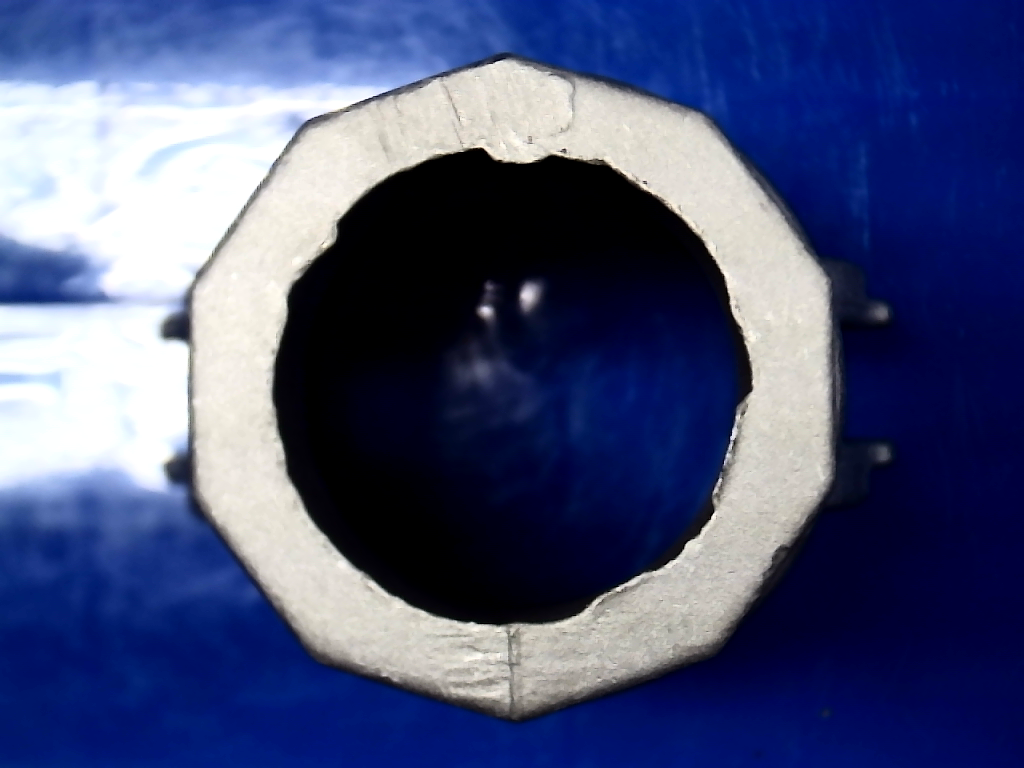
//> input picture VisionMethodRecord/wp_000.bmp, 1024 x 768 px
$ ./Filter   (built with g++ and OpenCV 4)
//> lines starting //> are read from the running program, lines starting //| are printed output that depends on the picture
### VisionMethodRecord/stdafx.h
// stdafx.h : 标准系统包含文件的包含文件，
// 或是经常使用但不常更改的
// 特定于项目的包含文件
//

#pragma once

#include "targetver.h"

#include <stdio.h>
#include <tchar.h>


// TODO:  在此处引用程序需要的其他头文件

### VisionMethodRecord/Filter.cpp
// Filter.cpp : 定义控制台应用程序的入口点。
//不同种类的滤波器

#include "stdafx.h"
#include "opencv2/imgproc/imgproc.hpp"
#include "opencv2/highgui/highgui.hpp"

using namespace std;
using namespace cv;

/// 全局变量
int DELAY_CAPTION = 1500;
int DELAY_BLUR = 100;
int MAX_KERNEL_LENGTH = 31;

Mat src; Mat dst;
char window_name[] = "Filter Demo 1";

/// 函数申明
int display_caption(char* caption);
int display_dst(int delay);

/**
*  main 函数
*/
int main(int argc, char** argv)
{
	namedWindow(window_name, CV_WINDOW_AUTOSIZE);

	/// 载入原图像
	src = imread("wp_000.bmp", 1);
//> src is the input picture: 768 rows x 1024 cols, CV_8UC3; mean B, G, R 122.3, 82.8, 74.1

	//if (display_caption("Original Image") != 0) { return 0; }

	//dst = src.clone();
	//if (display_dst(DELAY_CAPTION) != 0) { return 0; }

	/// 使用 均值平滑
	if (display_caption("Homogeneous Blur") != 0) { return 0; }

	for (int i = 1; i < MAX_KERNEL_LENGTH; i = i + 2)
	{
		blur(src, dst, Size(i, i), Point(-1, -1));
		if (display_dst(DELAY_BLUR) != 0) { return 0; }
	}
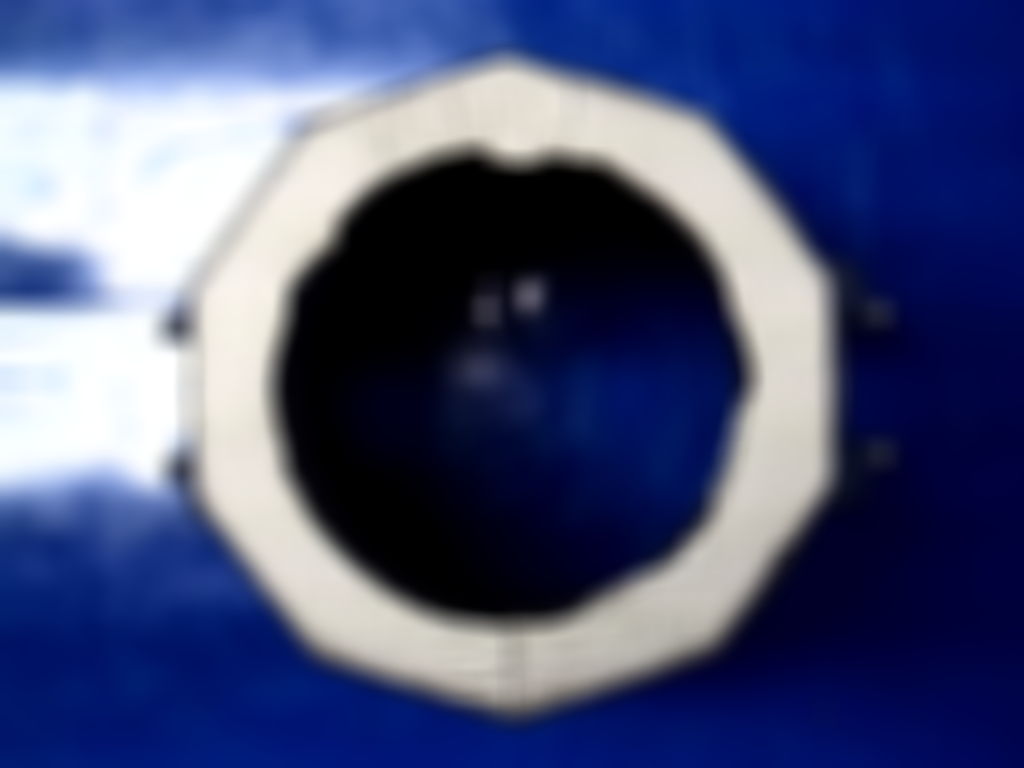
//> dst: 768 rows x 1024 cols, CV_8UC3; mean B, G, R 122.3, 82.8, 74.1

	/// 使用高斯平滑
	if (display_caption("Gaussian Blur") != 0) { return 0; }

	for (int i = 1; i < MAX_KERNEL_LENGTH; i = i + 2)
	{
		GaussianBlur(src, dst, Size(i, i), 0, 0);
		if (display_dst(DELAY_BLUR) != 0) { return 0; }
	}
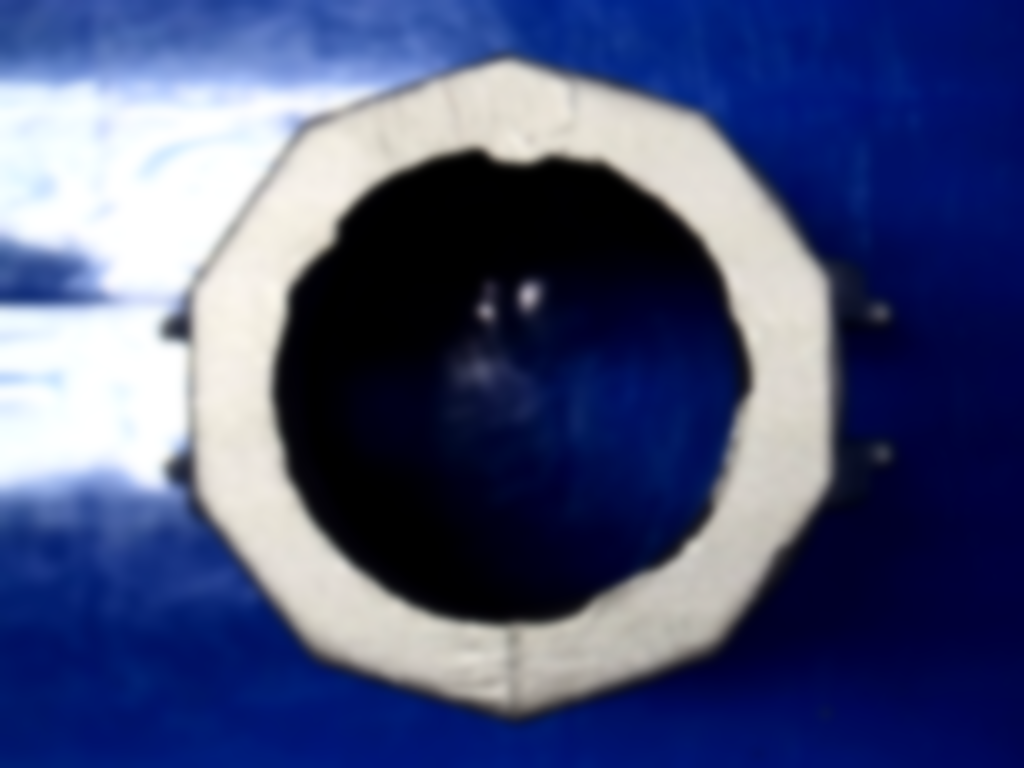
//> dst: 768 rows x 1024 cols, CV_8UC3; mean B, G, R 122.3, 82.8, 74.1

	/// 使用中值平滑
	if (display_caption("Median Blur") != 0) { return 0; }

	for (int i = 1; i < MAX_KERNEL_LENGTH; i = i + 2)
	{
		medianBlur(src, dst, i);
		if (display_dst(DELAY_BLUR) != 0) { return 0; }
	}
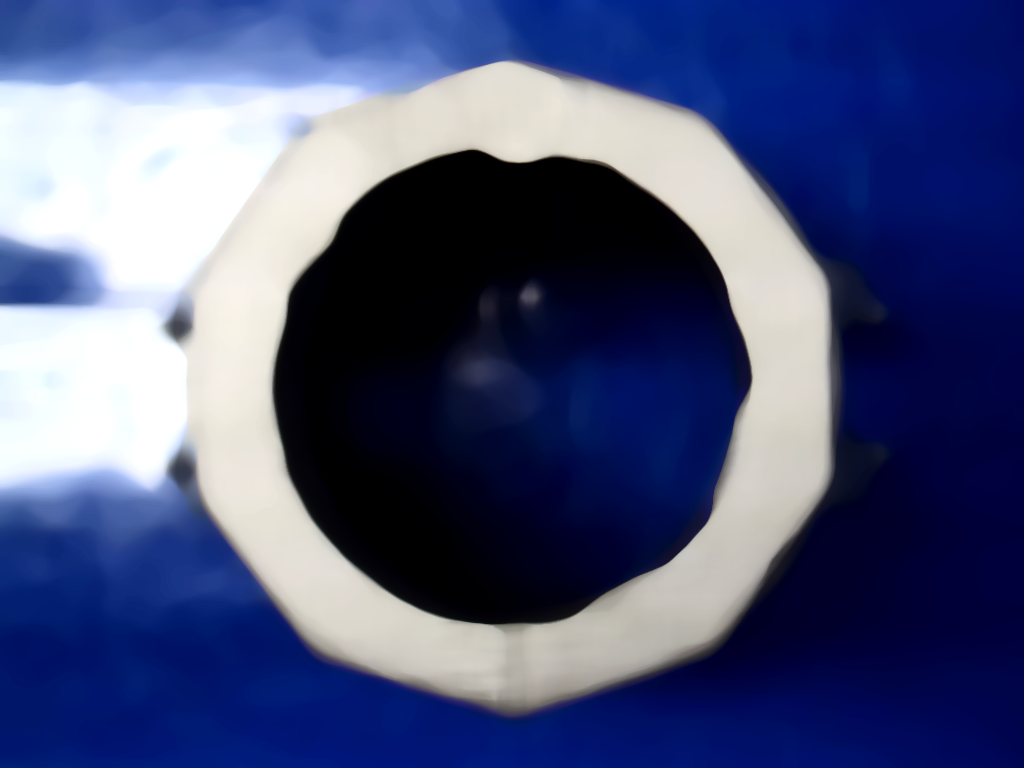
//> dst: 768 rows x 1024 cols, CV_8UC3; mean B, G, R 123.1, 83, 74.4

	/// 使用双边平滑
	if (display_caption("Bilateral Blur") != 0) { return 0; }

	for (int i = 1; i < MAX_KERNEL_LENGTH; i = i + 2)
	{
		bilateralFilter(src, dst, i, i * 2, i / 2);
		if (display_dst(DELAY_BLUR) != 0) { return 0; }
	}

	/// 等待用户输入
	display_caption("End: Press a key!");

	waitKey(0);
	return 0;
}

int display_caption(char* caption)
{
	dst = Mat::zeros(src.size(), src.type());
	putText(dst, caption,
		Point(src.cols / 4, src.rows / 2),
		CV_FONT_HERSHEY_COMPLEX, 1, Scalar(255, 255, 255));

	imshow(window_name, dst);
	int c = waitKey(DELAY_CAPTION);
	if (c >= 0) { return -1; }
	return 0;
}

int display_dst(int delay)
{
	imshow(window_name, dst);
	int c = waitKey(delay);
	if (c >= 0) { return -1; }
	return 0;
}

$ run again, with VisionMethodRecord/1.bmp copied over VisionMethodRecord/wp_000.bmp
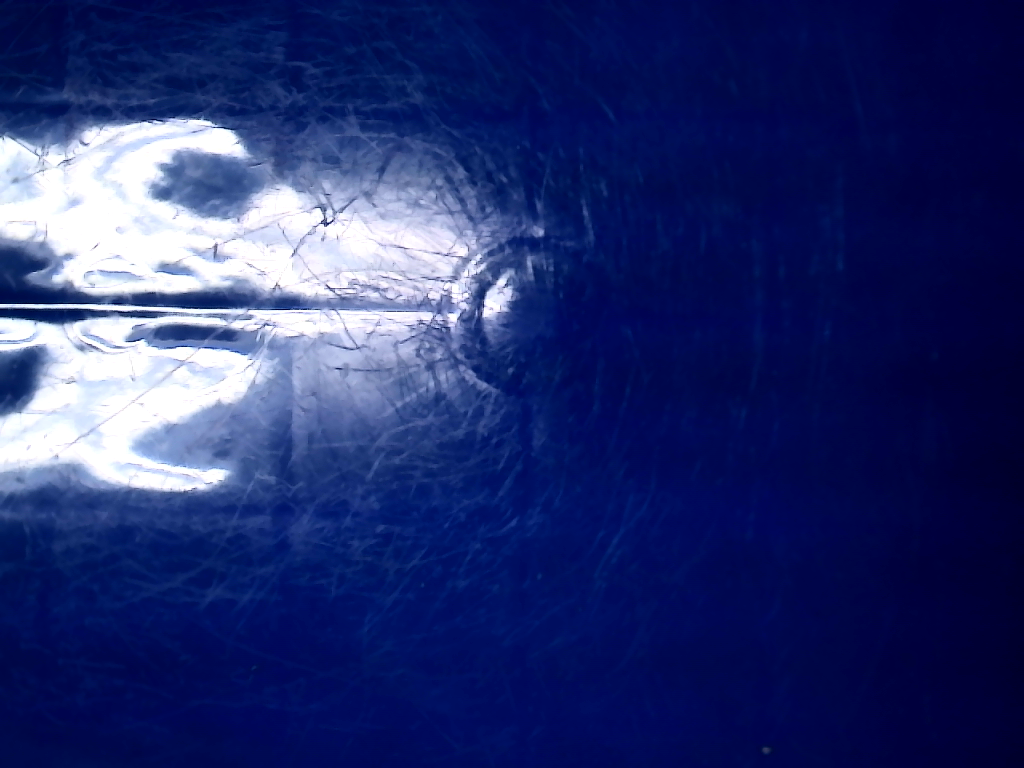
//> input picture VisionMethodRecord/1.bmp, 1024 x 768 px
//> src is the input picture: 768 rows x 1024 cols, CV_8UC3; mean B, G, R 109.4, 47.8, 36.6
//> after the loop `for (int i = 1; i < MAX_KERNEL_LENGTH; i = i + 2)`:
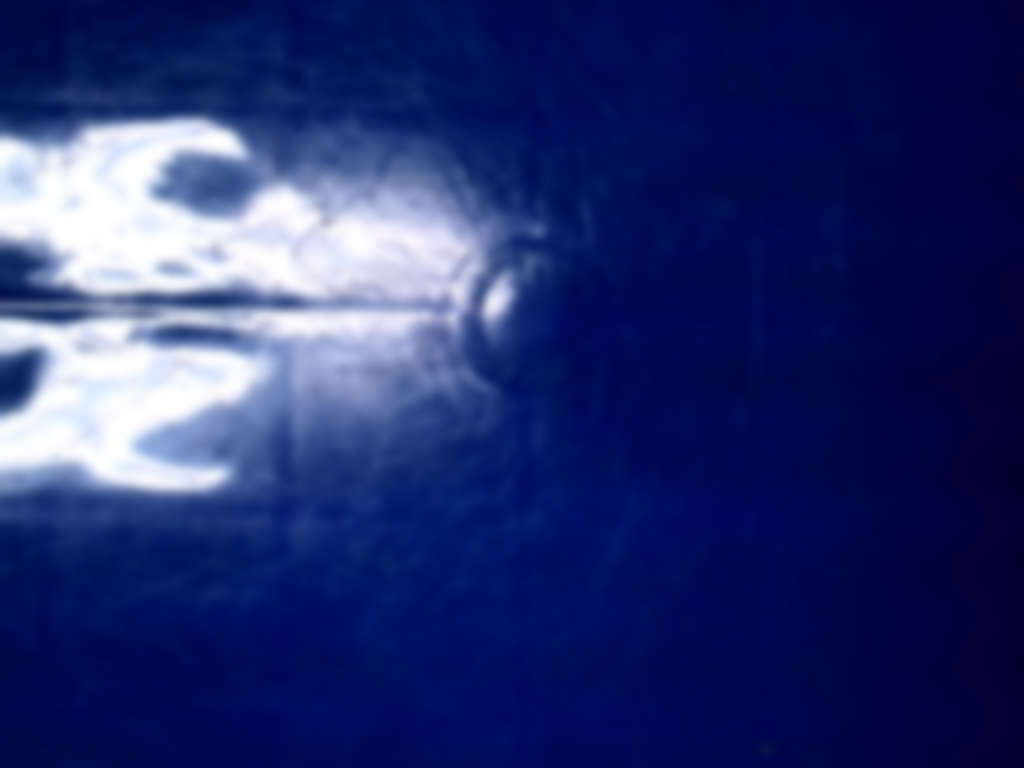
//> dst: 768 rows x 1024 cols, CV_8UC3; mean B, G, R 109.4, 47.8, 36.6
//> after the loop `for (int i = 1; i < MAX_KERNEL_LENGTH; i = i + 2)`:
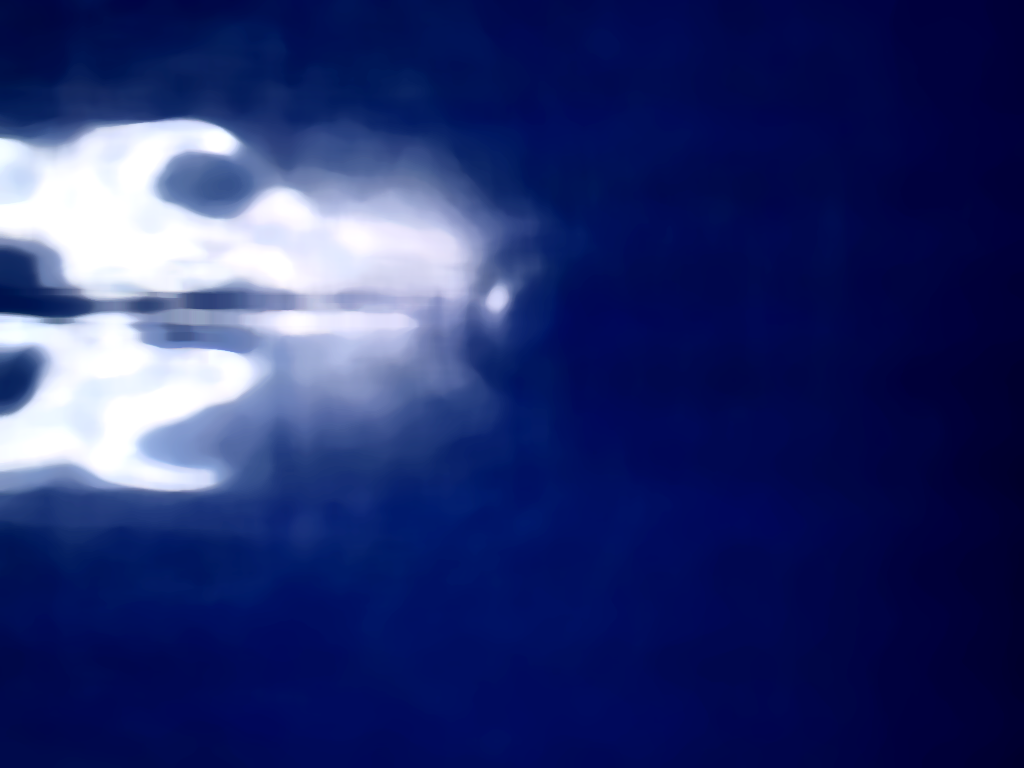
//> dst: 768 rows x 1024 cols, CV_8UC3; mean B, G, R 109.7, 47.9, 36.7

$ run again, with VisionMethodRecord/2.bmp copied over VisionMethodRecord/wp_000.bmp
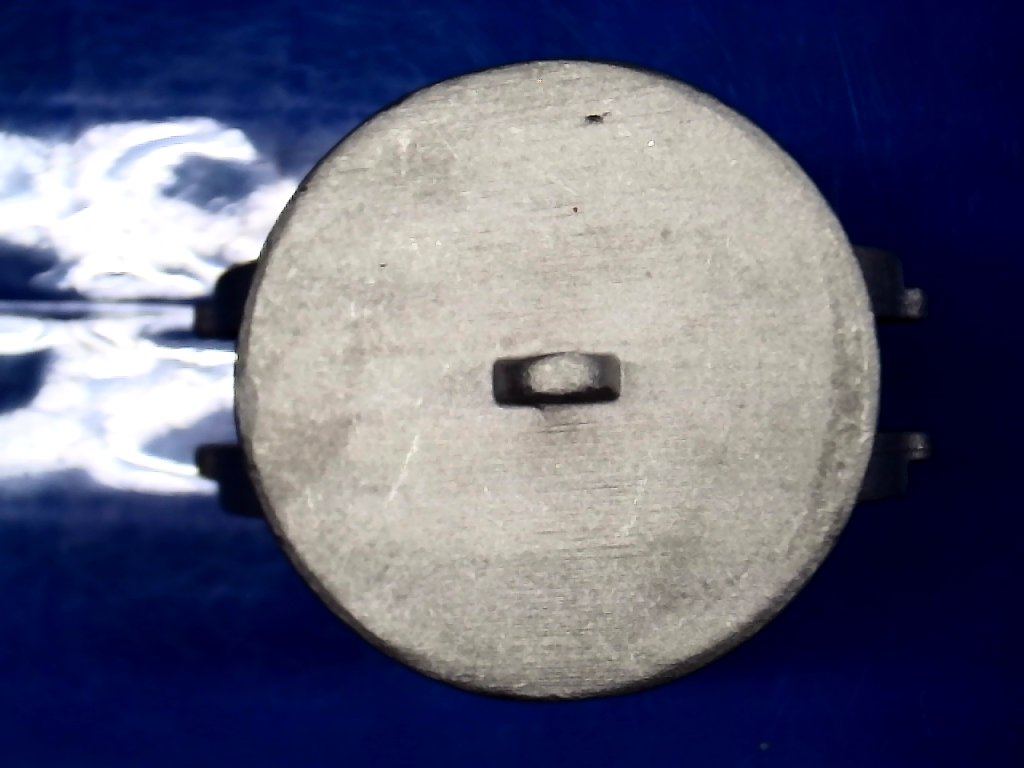
//> input picture VisionMethodRecord/2.bmp, 1024 x 768 px
//> src is the input picture: 768 rows x 1024 cols, CV_8UC3; mean B, G, R 122.7, 99.3, 97.9
//> after the loop `for (int i = 1; i < MAX_KERNEL_LENGTH; i = i + 2)`:
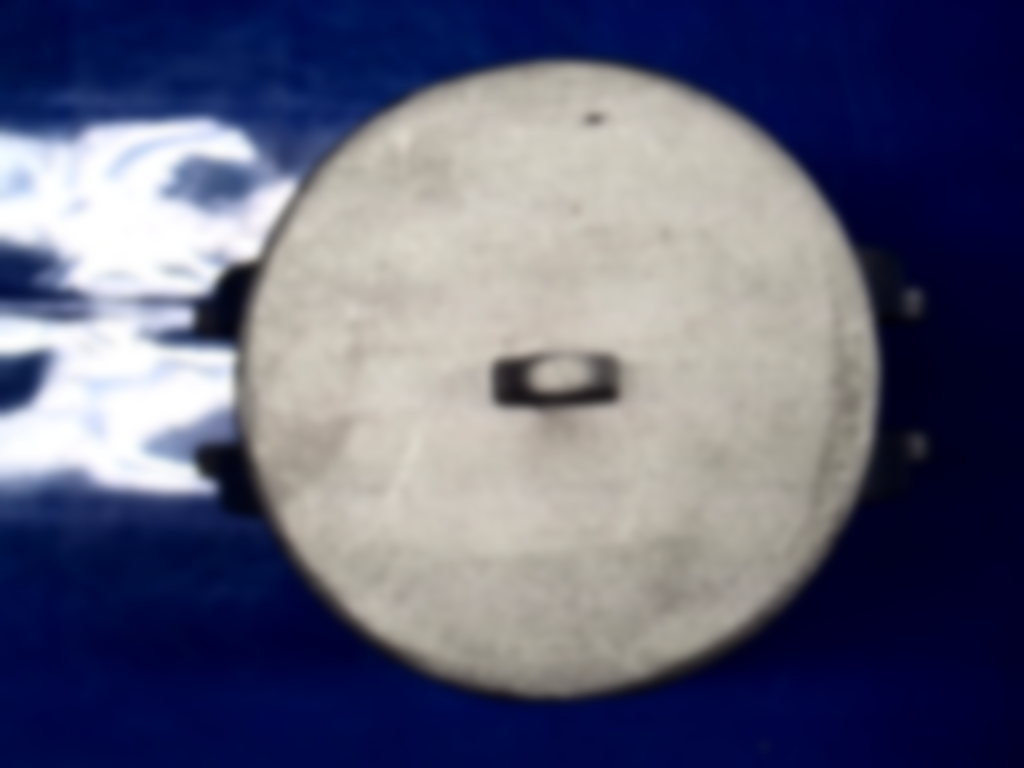
//> dst: 768 rows x 1024 cols, CV_8UC3; mean B, G, R 122.7, 99.3, 97.9
//> after the loop `for (int i = 1; i < MAX_KERNEL_LENGTH; i = i + 2)`:
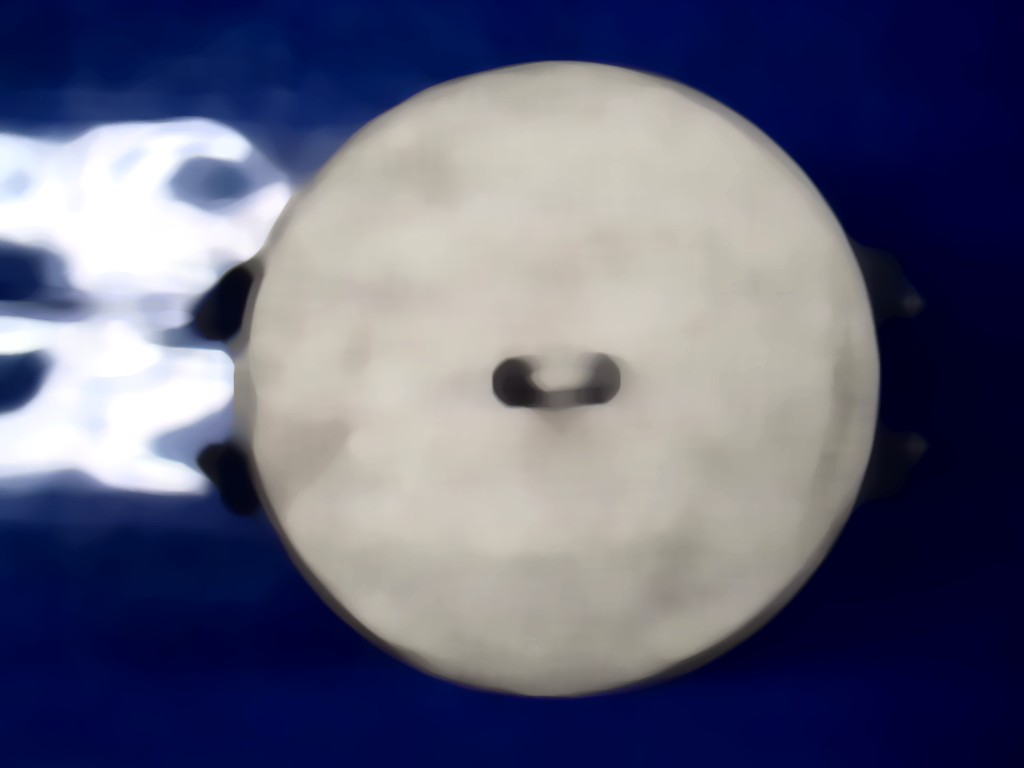
//> dst: 768 rows x 1024 cols, CV_8UC3; mean B, G, R 123.4, 99.7, 98.3
